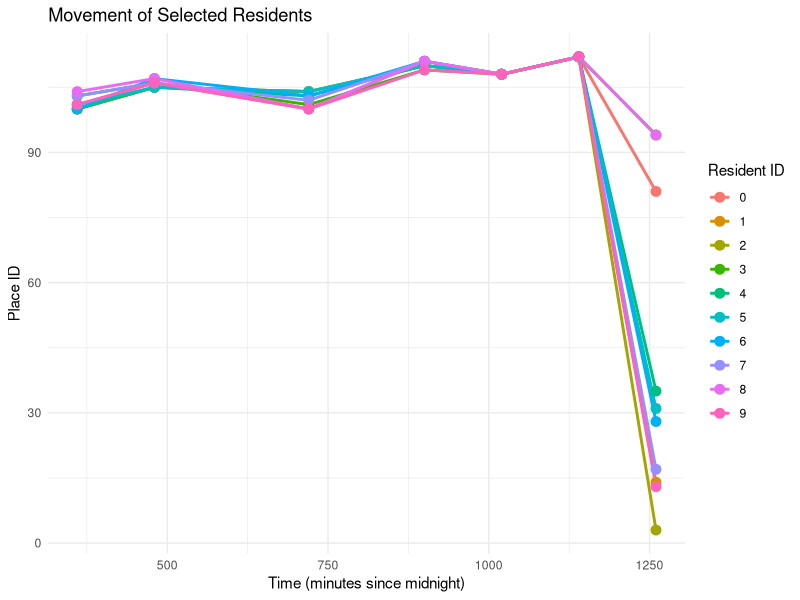

Recreate this plot in R.
# Load necessary libraries
library(ggplot2)
library(dplyr)

# Load the schedule data
schedules <- read.csv("schedule.csv")

# Select a few residents to visualize (e.g., first 3)
selected_residents <- schedules %>% filter(resident_id %in% c(0: 9))

# Remove long vertical bars by focusing only on movements
filtered_schedules <- selected_residents %>%
  group_by(resident_id) %>%
  filter(place != lag(place, default = first(place))) %>%
  ungroup()

# Plot the movements of the selected residents
ggplot(filtered_schedules, aes(x = start, y = place, group = resident_id, color = as.factor(resident_id))) +
  geom_line(size = 1) +
  geom_point(size = 3) +
  labs(title = "Movement of Selected Residents",
       x = "Time (minutes since midnight)",
       y = "Place ID",
       color = "Resident ID") +
  theme_minimal()
